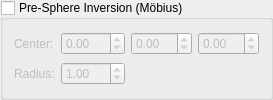
    <widget class="MyGroupBox" name="groupCheck_transf_function_enabled_p_false">
     <property name="title"><string>Pre-Sphere Inversion (Möbius)</string></property>
     <property name="checkable"><bool>true</bool></property>
     <property name="checked"><bool>false</bool></property>
     <layout class="QGridLayout" name="gridLayout_pre_sphere">
      <item row="0" column="0">
       <widget class="QLabel"><property name="text"><string>Center:</string></property></widget>
      </item>
      <item row="0" column="1">
       <widget class="MyDoubleSpinBox" name="spinbox3_transf_offset_000_x">
        <property name="minimum"><double>-10.0</double></property><property name="maximum"><double>10.0</double></property>
        <property name="value"><double>0.0</double></property>
       </widget>
      </item>
      <item row="0" column="2">
       <widget class="MyDoubleSpinBox" name="spinbox3_transf_offset_000_y">
        <property name="minimum"><double>-10.0</double></property><property name="maximum"><double>10.0</double></property>
        <property name="value"><double>0.0</double></property>
       </widget>
      </item>
      <item row="0" column="3">
       <widget class="MyDoubleSpinBox" name="spinbox3_transf_offset_000_z">
        <property name="minimum"><double>-10.0</double></property><property name="maximum"><double>10.0</double></property>
        <property name="value"><double>0.0</double></property>
       </widget>
      </item>
      <item row="1" column="0">
       <widget class="QLabel"><property name="text"><string>Radius:</string></property></widget>
      </item>
      <item row="1" column="1">
       <widget class="MyDoubleSpinBox" name="spinbox_transf_radius_1">
        <property name="minimum"><double>0.01</double></property><property name="maximum"><double>100.0</double></property>
        <property name="singleStep"><double>0.1</double></property><property name="value"><double>1.0</double></property>
       </widget>
      </item>
     </layout>
    </widget>
